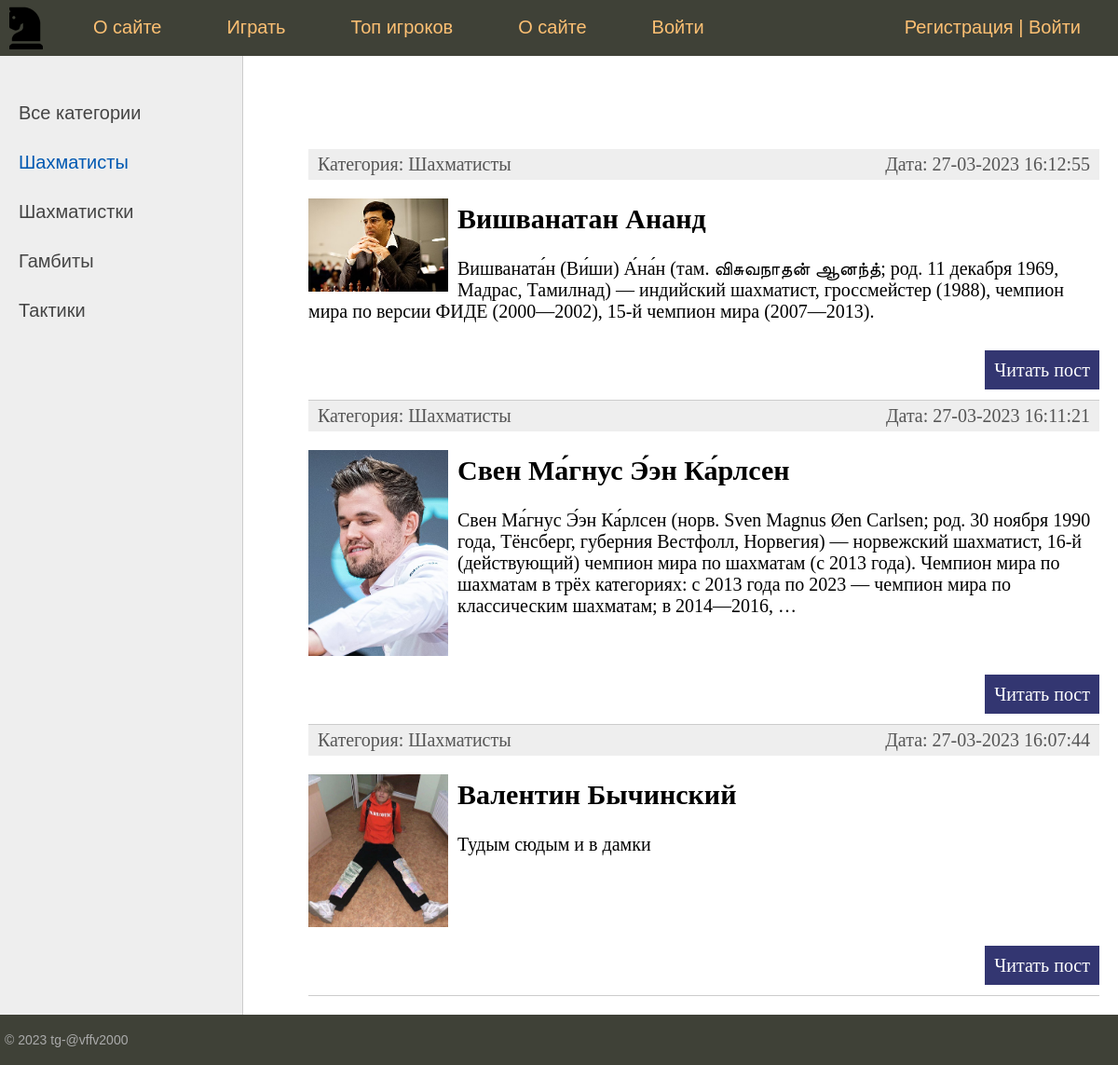
/category/shakhmatisty/, run on the app's committed database.
### chess/models.py (models this page shows, shortened)
class Category(models.Model):
    name = models.CharField(max_length=100, db_index=True, verbose_name="Категория")
    slug = models.SlugField(max_length=255, unique=True, db_index=True, verbose_name="URL")
    def __str__(self):
        return self.name
    def get_absolute_url(self):
        return reverse('category', kwargs={'cat_slug': self.slug})
    class Meta:
        verbose_name = 'Категория'
        verbose_name_plural = 'Категории'
        ordering = ['id']

class Masters(models.Model):
    title = models.CharField(max_length=255, verbose_name="Заголовок")
    slug = models.SlugField(max_length=255, unique=True, db_index=True, verbose_name="URL")
    content = models.TextField(blank=True, verbose_name="Текст статьи")
    photo = models.ImageField(upload_to="photos/%Y/%m/%d/", verbose_name="Фото")
    time_create = models.DateTimeField(auto_now_add=True, verbose_name="Время создания")
    time_update = models.DateTimeField(auto_now=True, verbose_name="Время изменения")
    is_published = models.BooleanField(default=True, verbose_name="Публикация")
    cat = models.ForeignKey('Category', on_delete=models.PROTECT,  verbose_name="Категории")
    def get_absolute_url(self):
        return reverse('post', kwargs={'post_slug': self.slug})
    class Meta:
        verbose_name = "Известные шахматисты"
        verbose_name_plural = "Известные шахматисты"
        ordering = ['-time_create']

### chess/views.py (the view)
# urls.py: path('category/<slug:cat_slug>/', ChessCategory.as_view(), name='category'),
class ChessCategory(DataMixin, ListView):
    model = Masters
    template_name = 'chess/index.html'
    context_object_name = 'posts'
    allow_empty = False
    def get_queryset(self):
        return Masters.objects.filter(cat__slug=self.kwargs['cat_slug'], is_published=True)
    def get_context_data(self, *, object_list=None, **kwargs):
        context = super().get_context_data(**kwargs)
        c_def = self.get_user_context(title='Категория - ' + str(context['posts'][0].cat),
                                      cat_selected=context['posts'][0].cat_id)
        return context | c_def

### chess/templatetags/chess_tags.py (called while the page is built)
@register.inclusion_tag('chess/list_catigories.html')  # для отображения бара слева в html{% show_category %}
def show_category(sort=None, cat_selected=0):
    if not sort:
        cats = Category.objects.all()
    else:
        cats = Category.objects.order_by(sort)
    return {'cats': cats, "cat_selected": cat_selected}

### chess/utils.py (called while the page is built)
    def get_user_context(self, **kwargs):  # создаёт контекст для шаблона
        context = kwargs  # начальный словарь
        cats = Category.objects.all()
        context['menu'] = menu
        context['cats'] = cats
        if 'cat_selected' not in context:
            context['cat_selected'] = 0
        return context

### chess/templates/chess/index.html (shortened to what this page needs)
{% extends 'chess/base.html' %}
{% block content %}
<ul class="list-articles">
	{% for p in posts %}
			<li><div class="article-panel">
	<p class="first">Категория: {{p.cat}}</p>
	<p class="last">Дата: {{p.time_update|date:"d-m-Y H:i:s"}}</p>
</div>
{% if p.photo %}
	<p><img class="img-article-left thumb" src="{{ p.photo.url }}"></p>
{% endif %}
				<h2>{{p.title}}</h2>
	{% autoescape on %}
	{{p.content|linebreaks|truncatewords:50}}
	{% endautoescape %}
			<p class="link-read-post"><a href="{{ p.get_absolute_url }}">Читать пост</a></p>
			</li>
	{% endfor %}
</ul>
{% endblock %}

### chess/templates/chess/base.html (shortened to what this page needs)
{% load static %}
{% load chess_tags %}
<!DOCTYPE html>
<html>
<head>
	<link type="text/css" href="{% static 'chess/css/styles.css' %}" rel="stylesheet" />
</head>
<body>
<table class="table-page" border=0 cellpadding="0" cellspacing="0">
<tr><td valign=top>
{% block mainmenu %}
		<div class="header">
			<ul id="mainmenu" class="mainmenu">
			<li class="logo"><a href="{% url 'home' %}"><div class="logo"></div></a></li>
{% for m in menu %}
			<li><a href="{% url m.url_name %}">{{m.title}}</a></li>
{% endfor %}
				<li class="last"><a href="{% url 'register' %}">Регистрация</a> | <a href="{% url 'login' %}">Войти</a></li>
			</ul>
		</div>
{% endblock mainmenu %}
<table class="table-content" border=0 cellpadding="0" cellspacing="0">
<tr>
	<td valign="top" class="left-chapters">
	<ul id="leftchapters">
{% if cat_selected ==  0 %}
    <li class="selected">Все категории</li>
{% else %}
    <li><a href="{% url 'home' %}">Все категории</a></li>
{% endif %}
{% show_category cat_selected=cat_selected %}
	</ul>
</td>
<td valign="top" class="content">
<div class="content-text">
{% block content %}
{% endblock %}
	</div>
</td></tr></table>
</td></tr>
<tr><td valign=top>
	<div id="footer">
		<p>&copy; 2023 tg-@vffv2000</p>
	</div>
</td></tr></table>
</body>
</html>

### chess/templates/chess/list_catigories.html
{% for c in cats %}
    {% if c.pk == cat_selected %}
        <li class="selected">{{ c.name }}</li>
    {% else %}
        <li class="selected"><a href="{{ c.get_absolute_url }}">{{ c.name }}</a></li>
    {% endif %}
{% endfor %}

### chess/static/chess/css/styles.css (style rules this page uses)
html, body { font-family: 'Arial'; margin: 0; padding: 0; height: 100%; width: 100%; color: #444; }
a { color: #0059b2; text-decoration: none; }
img { max-width: 600px; height: auto; }
img.img-article-left { max-width: 300px; height: auto; float: left; padding: 0 10px 10px 0; }
img.img-article-left.thumb { max-width: 150px; height: auto; }
p.link-read-post { text-align: right; }
p.link-read-post a { padding: 10px; min-width: 100px; background: #333671; color: #fff; text-decoration: none; }
div.article-panel { background: #eee; padding: 5px 10px 5px 10px; box-sizing: border-box; overflow: hidden; color: #555; }
div.article-panel p.first { margin: 0; float: left; }
div.article-panel p.last { margin: 0; float: right; }
ul.list-articles { list-style: none; margin: 0; padding: 0; }
ul.list-articles li { border-bottom: 1px solid #ccc; }
.table-page { width: 100%; height: 100%; vertical-align: top; }
.table-page tr { height: 100%; }
.header { background: #3F4137; height: 60px; }
.logo { background: url('../images/logo.png') no-repeat 10px 5px; width: 70px; height: 60px; }
ul.mainmenu { list-style: none; margin: 0; padding: 0; height: 60px; color: #fdc073; font-size: 20px; overflow: hidden; }
ul.mainmenu li { float: left; margin: 18px 40px 0 30px; }
ul.mainmenu li.logo { margin: 0; }
ul.mainmenu li.last { float: right; }
ul.mainmenu li a { color: #fdc073; text-decoration: none; }
.table-content { width: 100%; min-height: 100%; height: 100%; }
.left-chapters { margin: 0; background: #eee; border-right: 1px solid #ccc; min-height: 100%; }
.left-chapters ul { width: 230px; min-height: 100%; margin: 0; padding: 20px 10px 10px 20px; list-style: none; font-size: 20px; }
.left-chapters ul li { margin: 30px 0 0 0; color: #999; }
.left-chapters ul li.selected { color: #0059b2; }
.left-chapters ul li a { color: #444; text-decoration: none; }
.content { padding: 40px 20px 20px 40px; width: 100%; box-sizing: border-box; }
.content-text { margin: 60px 0 0 30px; color: #000; font-size: 20px; font-family: Yandex Sans Display Light; }
#footer { box-sizing: border-box; background: #3F4137; padding: 5px; color: #aaa; font-size: 14px; font-family: Verdana, Geneva, Arial, Helvetica; text-align: left; overflow: hidden; }

### data on the page
Category: name "Шахматисты"
Category: name "Шахматистки"
Category: name "Гамбиты"
Category: name "Тактики"
Masters: cat "Шахматисты", time_update "27-03-2023 16:12:55", photo (picture), title "Вишванатан Ананд", content "Вишваната́н (Ви́ши) А́на́н (там. விசுவநாதன் ஆனந்த்; род. 11 декабря 1969, Мадрас, Тамилнад) — индийский шахматист, гроссмейстер (1988), чемпион мира по версии ФИДЕ (2000—2002), 15-й чемпион мира (2007—2013)."
Masters: cat "Шахматисты", time_update "27-03-2023 16:11:21", photo (picture), title "Свен Ма́гнус Э́эн Ка́рлсен", content "Свен Ма́гнус Э́эн Ка́рлсен (норв. Sven Magnus Øen Carlsen; род. 30 ноября 1990 года, Тёнсберг, губерния Вестфолл, Норвегия) — норвежский шахматист, 16-й (действующий) чемпион мира по шахматам (с 2013 года). Чемпион мира по шахматам в трёх категориях: с 2013 года по 2023 — чемпион мира по классическим шахматам; в 2014—2016, …"
Masters: cat "Шахматисты", time_update "27-03-2023 16:07:44", photo (picture), title "Валентин Бычинский", content "Тудым сюдым и в дамки"

### other printed values
{{ m.title }} "О сайте" "Играть" "Топ игроков" "О сайте" "Войти"
